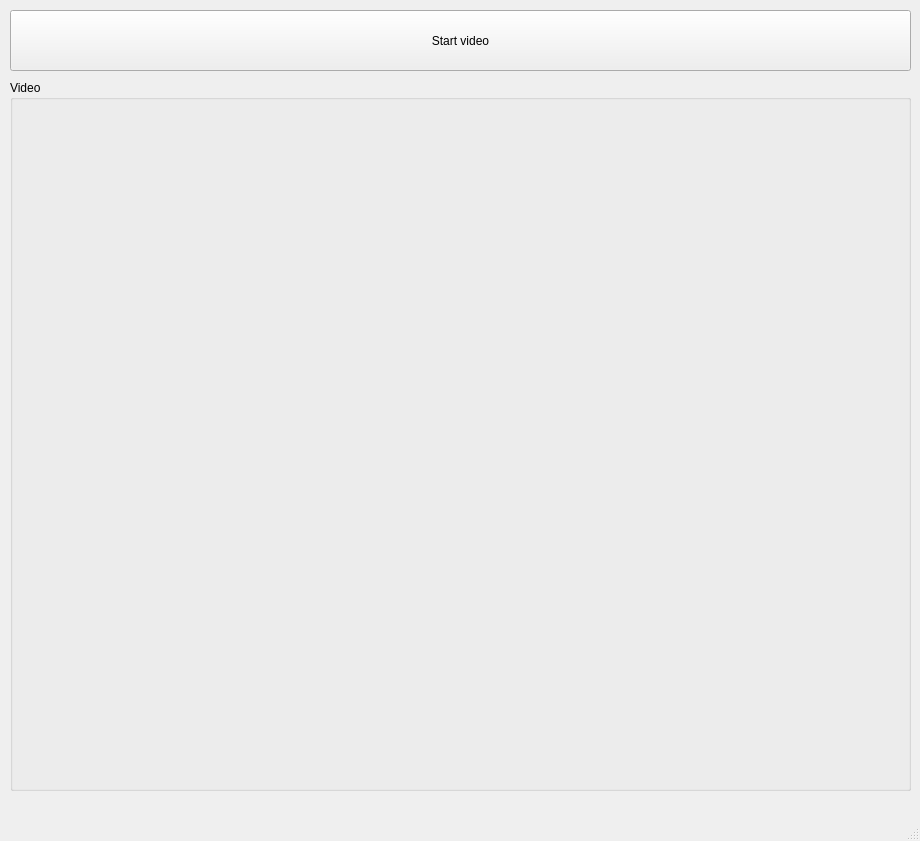
<?xml version="1.0" encoding="UTF-8"?>
<ui version="4.0">
 <class>CamForm</class>
 <widget class="QMainWindow" name="CamForm">
  <property name="geometry">
   <rect>
    <x>0</x>
    <y>0</y>
    <width>920</width>
    <height>841</height>
   </rect>
  </property>
  <property name="windowTitle">
   <string>MainWindow</string>
  </property>
  <property name="styleSheet">
   <string notr="true"/>
  </property>
  <widget class="QWidget" name="centralwidget">
   <widget class="QGroupBox" name="groupBox">
    <property name="geometry">
     <rect>
      <x>10</x>
      <y>80</y>
      <width>901</width>
      <height>711</height>
     </rect>
    </property>
    <property name="sizePolicy">
     <sizepolicy hsizetype="Preferred" vsizetype="Preferred">
      <horstretch>0</horstretch>
      <verstretch>0</verstretch>
     </sizepolicy>
    </property>
    <property name="title">
     <string>Video</string>
    </property>
    <widget class="QWidget" name="ImgWidget" native="true">
     <property name="geometry">
      <rect>
       <x>10</x>
       <y>20</y>
       <width>881</width>
       <height>221</height>
      </rect>
     </property>
     <property name="sizePolicy">
      <sizepolicy hsizetype="Fixed" vsizetype="Fixed">
       <horstretch>0</horstretch>
       <verstretch>0</verstretch>
      </sizepolicy>
     </property>
    </widget>
    <widget class="QWidget" name="ImgWidget_2" native="true">
     <property name="geometry">
      <rect>
       <x>10</x>
       <y>270</y>
       <width>881</width>
       <height>421</height>
      </rect>
     </property>
     <property name="sizePolicy">
      <sizepolicy hsizetype="Fixed" vsizetype="Fixed">
       <horstretch>0</horstretch>
       <verstretch>0</verstretch>
      </sizepolicy>
     </property>
    </widget>
   </widget>
   <widget class="QPushButton" name="startButton">
    <property name="geometry">
     <rect>
      <x>10</x>
      <y>10</y>
      <width>901</width>
      <height>61</height>
     </rect>
    </property>
    <property name="text">
     <string>Start video</string>
    </property>
   </widget>
  </widget>
  <widget class="QMenuBar" name="menubar">
   <property name="geometry">
    <rect>
     <x>0</x>
     <y>0</y>
     <width>920</width>
     <height>21</height>
    </rect>
   </property>
  </widget>
  <widget class="QStatusBar" name="statusbar"/>
 </widget>
 <resources/>
 <connections/>
</ui>
